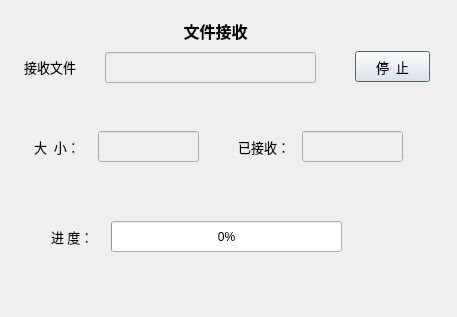
<?xml version="1.0" encoding="UTF-8"?>
<ui version="4.0">
 <class>FileCntDlg</class>
 <widget class="QDialog" name="FileCntDlg">
  <property name="geometry">
   <rect>
    <x>0</x>
    <y>0</y>
    <width>457</width>
    <height>317</height>
   </rect>
  </property>
  <property name="windowTitle">
   <string>Dialog</string>
  </property>
  <widget class="QLabel" name="label">
   <property name="geometry">
    <rect>
     <x>170</x>
     <y>15</y>
     <width>91</width>
     <height>31</height>
    </rect>
   </property>
   <property name="font">
    <font>
     <family>微软雅黑</family>
     <pointsize>12</pointsize>
     <weight>75</weight>
     <bold>true</bold>
    </font>
   </property>
   <property name="text">
    <string>文件接收</string>
   </property>
   <property name="alignment">
    <set>Qt::AlignCenter</set>
   </property>
  </widget>
  <widget class="QLabel" name="label_2">
   <property name="geometry">
    <rect>
     <x>24</x>
     <y>51</y>
     <width>71</width>
     <height>31</height>
    </rect>
   </property>
   <property name="font">
    <font>
     <family>微软雅黑</family>
     <pointsize>10</pointsize>
    </font>
   </property>
   <property name="text">
    <string>接收文件</string>
   </property>
  </widget>
  <widget class="QLineEdit" name="cntClosePushButton">
   <property name="enabled">
    <bool>false</bool>
   </property>
   <property name="geometry">
    <rect>
     <x>105</x>
     <y>52</y>
     <width>211</width>
     <height>31</height>
    </rect>
   </property>
   <property name="alignment">
    <set>Qt::AlignCenter</set>
   </property>
  </widget>
  <widget class="QPushButton" name="pushButton">
   <property name="geometry">
    <rect>
     <x>355</x>
     <y>51</y>
     <width>75</width>
     <height>31</height>
    </rect>
   </property>
   <property name="font">
    <font>
     <family>微软雅黑</family>
     <pointsize>10</pointsize>
    </font>
   </property>
   <property name="text">
    <string>停  止</string>
   </property>
  </widget>
  <widget class="QLabel" name="label_3">
   <property name="geometry">
    <rect>
     <x>34</x>
     <y>131</y>
     <width>54</width>
     <height>31</height>
    </rect>
   </property>
   <property name="font">
    <font>
     <family>微软雅黑</family>
     <pointsize>10</pointsize>
    </font>
   </property>
   <property name="text">
    <string>大  小：</string>
   </property>
  </widget>
  <widget class="QLineEdit" name="rfileSizeLineEdit">
   <property name="enabled">
    <bool>false</bool>
   </property>
   <property name="geometry">
    <rect>
     <x>98</x>
     <y>131</y>
     <width>101</width>
     <height>31</height>
    </rect>
   </property>
   <property name="font">
    <font>
     <family>微软雅黑</family>
     <pointsize>10</pointsize>
    </font>
   </property>
   <property name="alignment">
    <set>Qt::AlignCenter</set>
   </property>
   <property name="readOnly">
    <bool>true</bool>
   </property>
  </widget>
  <widget class="QLabel" name="label_4">
   <property name="geometry">
    <rect>
     <x>238</x>
     <y>131</y>
     <width>54</width>
     <height>31</height>
    </rect>
   </property>
   <property name="font">
    <font>
     <family>微软雅黑</family>
     <pointsize>10</pointsize>
    </font>
   </property>
   <property name="text">
    <string>已接收：</string>
   </property>
  </widget>
  <widget class="QLineEdit" name="recvSizeLineEdit">
   <property name="enabled">
    <bool>false</bool>
   </property>
   <property name="geometry">
    <rect>
     <x>302</x>
     <y>131</y>
     <width>101</width>
     <height>31</height>
    </rect>
   </property>
   <property name="font">
    <font>
     <family>微软雅黑</family>
     <pointsize>10</pointsize>
    </font>
   </property>
   <property name="alignment">
    <set>Qt::AlignCenter</set>
   </property>
   <property name="readOnly">
    <bool>true</bool>
   </property>
  </widget>
  <widget class="QLabel" name="label_5">
   <property name="geometry">
    <rect>
     <x>51</x>
     <y>221</y>
     <width>54</width>
     <height>31</height>
    </rect>
   </property>
   <property name="font">
    <font>
     <family>微软雅黑</family>
     <pointsize>10</pointsize>
    </font>
   </property>
   <property name="text">
    <string>进 度：</string>
   </property>
  </widget>
  <widget class="QProgressBar" name="recvProgressBar">
   <property name="geometry">
    <rect>
     <x>111</x>
     <y>221</y>
     <width>231</width>
     <height>31</height>
    </rect>
   </property>
   <property name="value">
    <number>0</number>
   </property>
  </widget>
  <widget class="QLabel" name="rateLabel">
   <property name="geometry">
    <rect>
     <x>360</x>
     <y>220</y>
     <width>54</width>
     <height>31</height>
    </rect>
   </property>
   <property name="font">
    <font>
     <family>微软雅黑</family>
     <pointsize>10</pointsize>
    </font>
   </property>
   <property name="text">
    <string/>
   </property>
  </widget>
 </widget>
 <resources/>
 <connections/>
</ui>
